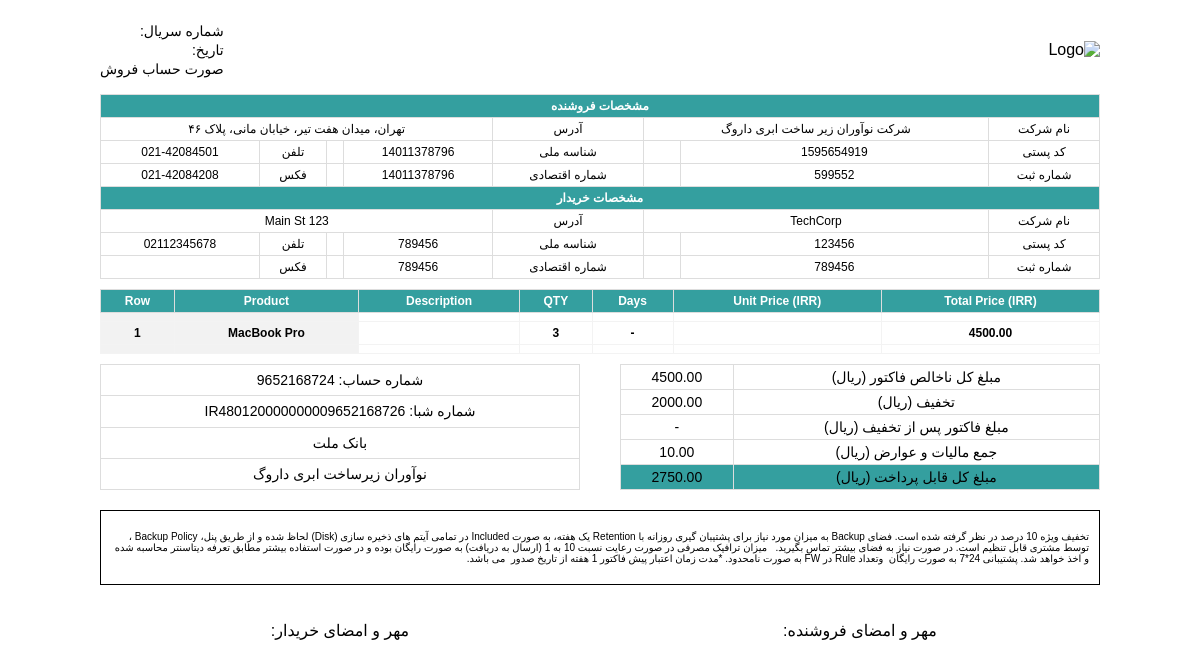
The page /quote-details/1 on the database as committed earlier.
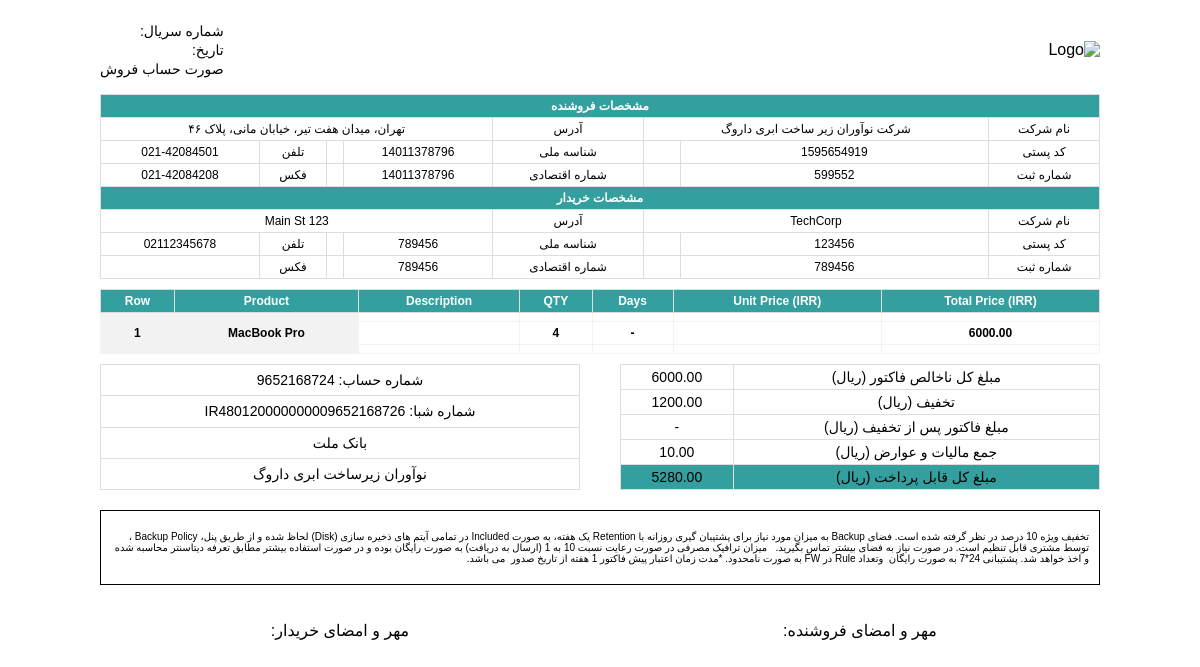
The same page on the database as committed later.
### accounts/models.py (models this page shows, shortened)
class BaseModel(models.Model):
    created_at = models.DateTimeField(auto_now_add=True)
    updated_at = models.DateTimeField(auto_now=True)
    class Meta:
        abstract = True

class Company(BaseModel):
    user = models.ManyToManyField(User, related_name='company_users')
    name = models.CharField(_('Name'), max_length=50, null=False, blank=False)
    company_no = models.CharField(_('Company No'), max_length=50, null=False, blank=False)
    owner = models.ForeignKey(User, on_delete=models.CASCADE, related_name='owned_companies')
    industry = models.CharField(_('Industry'), max_length=50, null=False, blank=False)
    register_code = models.IntegerField(_('Register Code'), null=False, blank=False)
    mobile_number = models.CharField(_('Mobile Number'), max_length=15, null=False, blank=False)
    phone_number = models.CharField(_('Phone Number'), max_length=15, null=False, blank=False)
    address = models.TextField(_('Address'), null=True, blank=True)
    city = models.CharField(_('City'), max_length=50, null=False, blank=False)
    state = models.CharField(_('State'), max_length=25, null=False, blank=False)
    zip_code = models.CharField(_('Zip Code'), max_length=10, null=False, blank=False)
    is_active = models.BooleanField(_('Is Active'), default=True)
    class Meta:
        verbose_name = _('Company')
        verbose_name_plural = _('Companies')
        db_table = 'companies'

### order/models.py (models this page shows, shortened)
class BaseModel(models.Model):
    created_at = models.DateTimeField(_("Created at"), auto_now_add=True)
    updated_at = models.DateTimeField(_("Updated at"), auto_now=True)
    class Meta:
        abstract = True

class Quote(BaseModel):
    user = models.ForeignKey(User, on_delete=models.CASCADE)
    company = models.ForeignKey(Company, on_delete=models.CASCADE)
    potential = models.ForeignKey(Potential, on_delete=models.CASCADE, null=True, blank=True)
    subject = models.CharField(_("Quote subject"), max_length=50, null=False, blank=False)
    stage = models.PositiveSmallIntegerField(_("Quote stage"), choices=StageChoices, null=False, blank=False,
                                             default=StageChoices.PENDING.value)
    status = models.PositiveIntegerField(_("Quote status"), choices=StatusChoices, null=False, blank=False,
                                         default=StatusChoices.DRAFT.value)
    address = models.CharField(_("Quote address"), max_length=255, null=False, blank=False)
    description = models.CharField(_("Quote description"), max_length=255, null=False, blank=False)
    terms_conditions = models.CharField(_("Quote terms conditions"), max_length=255, null=False, blank=False)
    is_active = models.BooleanField(_("Quote status"), default=True)
    export_file = models.FileField(_("Quote export file"), null=True, blank=True)
    total_price = models.DecimalField(_("Total price"), max_digits=20, decimal_places=2, null=True, blank=True,
                                      default=0)
    tax = models.DecimalField(_("Tax"), max_digits=20, decimal_places=2, null=True, blank=True)
    discount = models.DecimalField(_("Discount"), max_digits=20, decimal_places=2, null=True, blank=True)
    discount_rate = models.IntegerField(_("Discount rate"), null=True, blank=True)
    final_price = models.DecimalField(_("Final price"), max_digits=20, decimal_places=2, null=True, blank=True)
    class Meta:
        verbose_name = _("Quote")
        verbose_name_plural = _("Quotes")
        db_table = "quote"

### product/models.py (models this page shows, shortened)
class BaseModel(models.Model):
    created_at = models.DateTimeField(_('Created At'), auto_now_add=True)
    updated_at = models.DateTimeField(_('Updated At'), auto_now=True)
    class Meta:
        abstract = True

class Item(BaseModel):
    quote = models.ForeignKey(Quote, on_delete=models.SET_NULL, null=True, blank=True, related_name='items')
    invoice = models.ForeignKey(Invoice, on_delete=models.SET_NULL, null=True, blank=True)
    product = models.ForeignKey(Product, on_delete=models.SET_NULL, null=True, blank=True)
    quantity = models.PositiveIntegerField(_('Quantity'), default=1)
    item_price = models.DecimalField(_('Price'), default=0, max_digits=20, decimal_places=2, null=True, blank=True)
    total_price = models.DecimalField(_('Total Price'), default=0, max_digits=20, decimal_places=2, null=True,
                                      blank=True)
    price_book = models.ForeignKey(PriceBook, on_delete=models.SET_NULL, null=True, blank=True)
    period = models.IntegerField(null=True, blank=True)
    comment = models.TextField(_('Comment'), max_length=500, null=True, blank=True)
    class Meta:
        verbose_name = _('Item')
        verbose_name_plural = _('Items')
        db_table = 'item'

class Product(BaseModel):
    category = models.ForeignKey(ProductCategory, on_delete=models.SET_NULL, null=True, blank=True)
    group = models.ForeignKey(ProductGroup, on_delete=models.SET_NULL, null=True, blank=True)
    parent_product = models.ForeignKey('self', on_delete=models.SET_NULL, null=True, blank=True)
    name = models.CharField(_('Name'), max_length=500, null=False, blank=False)
    price = models.IntegerField(_('Price'), null=True, blank=True)
    product_no = models.CharField(_('Product No'), max_length=50, null=False, blank=False)
    description = models.TextField(_('Description'), max_length=500, null=False, blank=False)
    stock = models.PositiveIntegerField(_('Stock'), default=1)
    tax = models.DecimalField(_('Tax'), default=0, max_digits=20, decimal_places=2, null=True, blank=True)
    is_active = models.BooleanField(_('is active'), default=True)
    image = models.ImageField(_('Image'), null=True, blank=True)
    class Meta:
        verbose_name = _('Product')
        verbose_name_plural = _('Products')
        db_table = 'product'

### order/views.py (the view)
# urls.py: path('quote-details/<int:pk>', QuoteView.as_view(), name='quote'),
class QuoteView(View):
    def get(self, request, pk):
        quote = Quote.objects.get(pk=pk)
        context = {
            'quote' : quote,
            'address' : quote.address,
            'company' : quote.company,
            'items' : quote.items.all(),
        }
        return render(request, 'crm/quote_template.html', context)

### templates/crm/quote_template.html (shortened to what this page needs)
{% load static %}
<!DOCTYPE html>
<html>
<head>
</head>
<body>
<div class="container">
    <div class="header">
        <img src="https://darvagcloud.com/assets/img/darvagcloud_logo.png" alt="Logo">
        <div class="header-info">
            <p>شماره سریال:</p>
            <p>تاریخ: {{ date }}</p>
            <p>صورت حساب فروش</p>
        </div>
    </div>
    <table class="table">
        <tr>
            <th colspan="11">مشخصات فروشنده</th>
        </tr>
        <tr>
            <td>نام شرکت</td>
            <td colspan="3">شرکت نوآوران زیر ساخت ابری داروگ</td>
            <td>آدرس</td>
            <td colspan="6">تهران، میدان هفت تیر، خیابان مانی، پلاک ۴۶</td>
        </tr>
        <tr>
            <td>کد پستی</td>
            <td colspan="2">1595654919</td>
            <td></td>
            <td>شناسه ملی</td>
            <td>14011378796</td>
            <td></td>
            <td>تلفن</td>
            <td colspan="3">021-42084501</td>
        </tr>
        <tr>
            <td>شماره ثبت</td>
            <td colspan="2">599552</td>
            <td></td>
            <td>شماره اقتصادی</td>
            <td>14011378796</td>
            <td></td>
            <td>فکس</td>
            <td colspan="3">021-42084208</td>
        </tr>
        <tr>
            <th colspan="11">مشخصات خریدار</th>
        </tr>
        <tr>
            <td>نام شرکت</td>
            <td colspan="3">{{ company.name }}</td>
            <td>آدرس</td>
            <td colspan="6">{{ address }}</td>
        </tr>
        <tr>
            <td>کد پستی</td>
            <td colspan="2">{{ company.zip_code }}</td>
            <td></td>
            <td>شناسه ملی</td>
            <td>{{ company.register_code }}</td>
            <td></td>
            <td>تلفن</td>
            <td colspan="3">{{ company.phone_number }}</td>
        </tr>
        <tr>
            <td>شماره ثبت</td>
            <td colspan="2">{{ company.register_code }}</td>
            <td></td>
            <td>شماره اقتصادی</td>
            <td>{{ company.register_code }}</td>
            <td></td>
            <td>فکس</td>
            <td colspan="3">{{ company.fax }}</td>
        </tr>
    </table>
    <table class="table" id="product_table">
        <tr>
            <th colspan="2">Total Price (IRR)</th>
            <th colspan="2">Unit Price (IRR)</th>
            <th>Days</th>
            <th>QTY</th>
            <th colspan="6">Description</th>
            <th>Product</th>
            <th>Row</th>
        </tr>
        <tr>
            <td colspan="2"></td>
            <td colspan="2"></td>
            <td></td>
            <td></td>
            <td colspan="6"></td>
            <td bgcolor="#F2F2F2"></td>
            <td bgcolor="#F2F2F2"></td>
        </tr>
        {% for item in items %}
            <tr>
                <td colspan="2"><strong>{{ item.total_price }}</strong></td>
                <td colspan="2"><strong>{{ item.price }}</strong></td>
                <td><strong>-</strong></td>
                <td><strong>{{ item.quantity }}</strong></td>
                <td colspan="6"><strong>{{ item.comment }}</strong></td>
                <td bgcolor="#F2F2F2"><strong>{{ item.product.name }}</strong></td>
                <td bgcolor="#F2F2F2"><strong>{{ forloop.counter }}</strong></td>
            </tr>
        {% endfor %}
        <tr>
            <td colspan="2"></td>
            <td colspan="2"></td>
            <td></td>
            <td></td>
            <td colspan="6"></td>
            <td bgcolor="#F2F2F2"></td>
            <td bgcolor="#F2F2F2"></td>
        </tr>
    </table>
    <div class="footer">
        <table>
            <tr>
                <td colspan="4">مبلغ کل ناخالص فاکتور (ریال)</td>
                <td colspan="3">{{ quote.total_price }}</td>
            </tr>
            <tr>
                <td colspan="4">تخفیف (ریال)</td>
                <td colspan="3">{{ quote.discount }}</td>
            </tr>
            <tr>
                <td colspan="4">مبلغ فاکتور پس از تخفیف (ریال)</td>
                <td colspan="3">-</td>
            </tr>
            <tr>
                <td colspan="4">جمع مالیات و عوارض (ریال)</td>
                <td colspan="3">{{ quote.tax }}</td>
            </tr>
            <tr>
                <td colspan="4" bgcolor="#349F9F">مبلغ کل قابل پرداخت (ریال)</td>
                <td colspan="3" bgcolor="#349F9F">{{ quote.final_price }}</td>
            </tr>
        </table>
        <table>
            <tr>
                <td>شماره حساب: 9652168724</td>
            </tr>
            <tr>
                <td>شماره شبا: IR480120000000009652168726</td>
            </tr>
            <tr>
                <td>بانک ملت</td>
            </tr>
            <tr>
                <td>نوآوران زیرساخت ابری داروگ</td>
            </tr>
        </table>
    </div>
    <div class="notes">
        <p>تخفیف ویژه 10 درصد در نظر گرفته شده است. فضای Backup به میزان مورد نیاز برای پشتیبان گیری روزانه با Retention
            یک هفته، به صورت Included در تمامی آیتم های ذخیره سازی (Disk) لحاظ شده و از طریق پنل، Backup Policy ، توسط
            مشتری قابل تنظیم است. در صورت نیاز به فضای بیشتر تماس بگیرید. &nbsp; میزان ترافیک مصرفی در صورت رعایت نسبت
            10 به 1 (ارسال به دریافت) به صورت رایگان بوده و در صورت استفاده بیشتر مطابق تعرفه دیتاسنتر محاسبه شده و اخذ
            خواهد شد. پشتیبانی 24*7 به صورت رایگان &nbsp;وتعداد Rule در FW به صورت نامحدود. *مدت زمان اعتبار پیش فاکتور
            1 هفته از تاریخ صدور &nbsp;می باشد. &nbsp;</p>
    </div>
    <div class="signature">
        <div>
            <p>مهر و امضای فروشنده:</p>
        </div>
        <div>
            <p>مهر و امضای خریدار:</p>
        </div>
    </div>
</div>
</body>
</html>

Rows that differ between the two databases and show on the page:
changed Quote "123 Main St": total_price "4500.00" → "6000.00"; discount "2000.00" → "1200.00"; final_price "2750.00" → "5280.00"
changed Item "MacBook Pro": total_price "4500.00" → "6000.00"; quantity "3" → "4"
